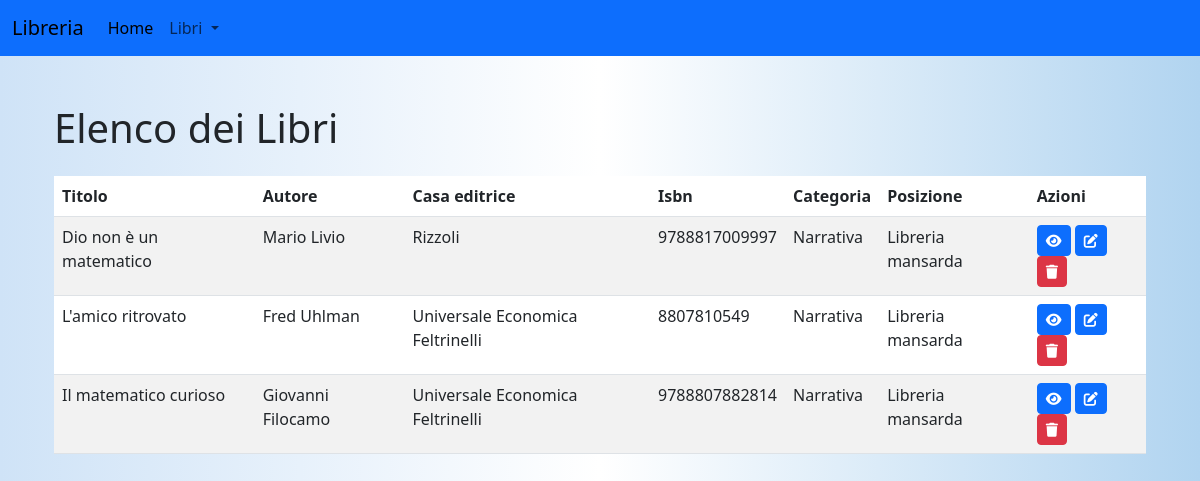
Page /api/libri on the committed database.
### models/libri.py (models this page shows, shortened)
class Libri(db.Model):
    __tablename__ = "libri"
    id = db.Column(db.Integer, primary_key=True)
    titolo = db.Column(db.String(100), nullable=False)
    autore = db.Column(db.String(50), )
    casa_editrice = db.Column(db.String(50))
    isbn = db.Column(db.String(13))
    categoria = db.Column(db.String(50))
    posizione = db.Column(db.String(20))

### routes/libri.py (the view)
@libri_bp.route('/libri', methods=['GET'])
def get_libri():
    libri = get_all_libri()
    return render_template('elenco_libri.html',libri=libri)

### services/libri_service.py (called while the page is built)
def get_all_libri():
    return Libri.query.all()

### templates/elenco_libri.html (shortened to what this page needs)
{% extends "form.html" %}
{% block content %}
<div class="container mt-5">
    <h1 class="mb-4">Elenco dei Libri</h1>
    <table id="tabella_libri" class="table table-striped">
        <thead>
            <tr>
                <th>Titolo</th>
                <th>Autore</th>
                <th>Casa editrice</th>
                <th>Isbn</th>
                <th>Categoria</th>
                <th>Posizione</th>
                <th>Azioni</th>
            </tr>
        </thead>
        <tbody>
            {% for libro in libri %}
            <tr>
                <td>{{ libro.titolo }}</td>
                <td>{{ libro.autore }}</td>
                <td>{{ libro.casa_editrice }}</td>
                <td>{{ libro.isbn }}</td>
                <td>{{ libro.categoria }}</td>
                <td>{{ libro.posizione }}</td>
                <td>
                    <a href="/api/libro/{{ libro.id }}" class="btn btn-primary btn-sm" title="Dettagli"><i
                            class="fa-solid fa-eye"></i></a>
                    <a href="/api/libro/{{ libro.id }}/edit" class="btn btn-primary btn-sm" title="Modifica"><i
                            class="fa-solid fa-pen-to-square"></i> </a>
                    <a href="#" class="btn btn-danger btn-sm" onclick="eliminaLibro({{ libro.id }})" title="Elimina"><i
                            class="fa-solid fa-trash"></i> </a>
                </td>
            </tr>
            {% endfor %}
    </table>
</div>
{% endblock %}

### static/css/style.css (style rules this page uses)
:root { --primary-color: #4CAF50; --hover-color: #45a049; --background-color: #fff; --btn-primary: #0d6efd; }
body { background: linear-gradient(to right, #cfe3f7, #fff, #b1d4f0); color: #333; font-family: 'Times New Roman', Times, serif; }

### rows in the picture
Libri: titolo "Dio non è un matematico", autore "Mario Livio", casa_editrice "Rizzoli", isbn "9788817009997", categoria "Narrativa", posizione "Libreria mansarda"
Libri: titolo "L'amico ritrovato", autore "Fred Uhlman", casa_editrice "Universale Economica Feltrinelli", isbn "8807810549", categoria "Narrativa", posizione "Libreria mansarda"
Libri: titolo "Il matematico curioso", autore "Giovanni Filocamo", casa_editrice "Universale Economica Feltrinelli", isbn "9788807882814", categoria "Narrativa", posizione "Libreria mansarda"
